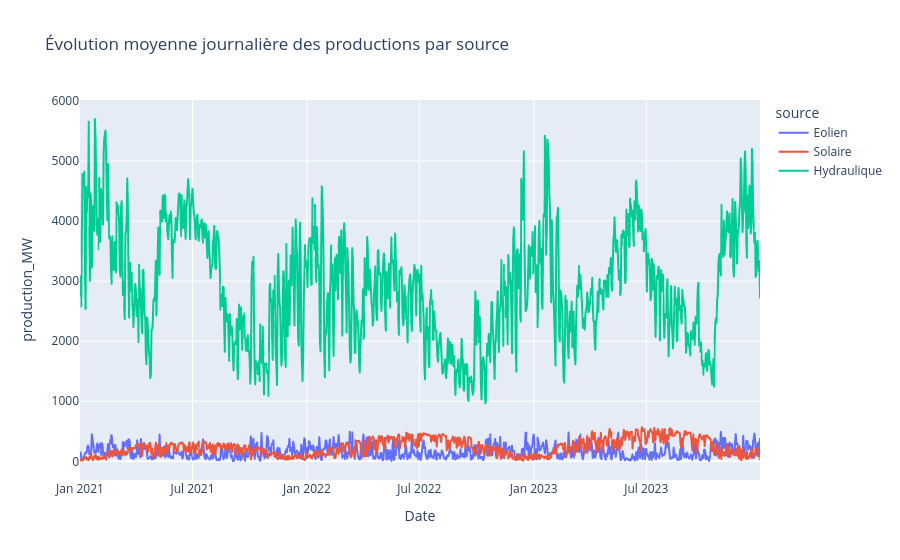

Write notebook code for a chart like this one.
### Code cell
# Évolution des productions principales renouvelables
prod_cols_02 = [c for c in ["Eolien", "Solaire", "Hydraulique"]
             if c in df.columns]
if prod_cols_02:
    df_prod = (
        df.dropna(subset=["Date"])
          .groupby("Date", as_index=False)[prod_cols_02].mean()
    )
    df_prod["Date"] = pd.to_datetime(df_prod["Date"], errors="coerce")
    df_prod_long = df_prod.melt(id_vars="Date", value_vars=prod_cols_02,
                                var_name="source", value_name="production_MW")
    fig6 = px.line(df_prod_long, x="Date", y="production_MW", color="source",
                   title="Évolution moyenne journalière des productions par source")
    fig6.show()

### Figure 1 — Plotly figure (JSON) as saved in the notebook; plotly's stock layout.template omitted (floating-point values rounded to 4 significant figures; data arrays with more than 128 entries replaced by an {"elided": "..."} marker saying what was removed)
{"data": [{"hovertemplate": "source=Eolien<br>Date=%{x}<br>production_MW=%{y}<extra></extra>", "legendgroup": "Eolien", "line": {"color": "#636efa", "dash": "solid"}, "marker": {"symbol": "circle"}, "mode": "lines", "name": "Eolien", "showlegend": true, "type": "scattergl", "x": {"elided": "1095 str values"}, "xaxis": "x", "y": {"elided": "1095 float values"}, "yaxis": "y"}, {"hovertemplate": "source=Solaire<br>Date=%{x}<br>production_MW=%{y}<extra></extra>", "legendgroup": "Solaire", "line": {"color": "#EF553B", "dash": "solid"}, "marker": {"symbol": "circle"}, "mode": "lines", "name": "Solaire", "showlegend": true, "type": "scattergl", "x": {"elided": "1095 str values"}, "xaxis": "x", "y": {"elided": "1095 float values"}, "yaxis": "y"}, {"hovertemplate": "source=Hydraulique<br>Date=%{x}<br>production_MW=%{y}<extra></extra>", "legendgroup": "Hydraulique", "line": {"color": "#00cc96", "dash": "solid"}, "marker": {"symbol": "circle"}, "mode": "lines", "name": "Hydraulique", "showlegend": true, "type": "scattergl", "x": {"elided": "1095 str values"}, "xaxis": "x", "y": {"elided": "1095 float values"}, "yaxis": "y"}], "layout": {"legend": {"title": {"text": "source"}, "tracegroupgap": 0}, "title": {"text": "Évolution moyenne journalière des productions par source"}, "xaxis": {"anchor": "y", "domain": [0, 1], "title": {"text": "Date"}}, "yaxis": {"anchor": "x", "domain": [0, 1], "title": {"text": "production_MW"}}}}
